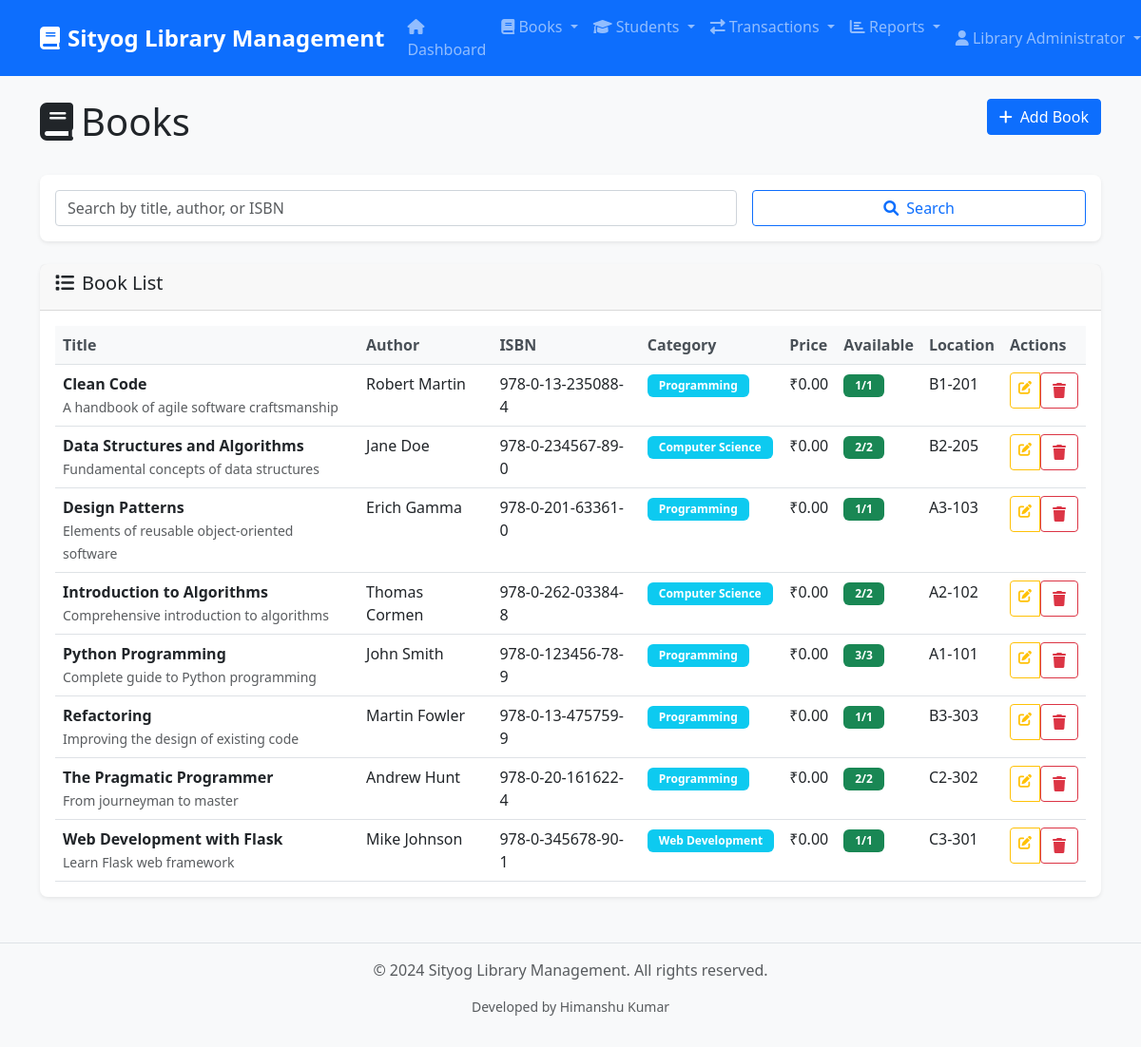
/books (signed in), run on the app's committed database.
### tables this page shows
CREATE TABLE books (
            id INTEGER PRIMARY KEY AUTOINCREMENT,
            title VARCHAR(200) NOT NULL,
            author VARCHAR(100) NOT NULL,
            isbn VARCHAR(20) UNIQUE NOT NULL,
            publisher VARCHAR(100),
            publication_year INTEGER,
            category VARCHAR(50),
            description TEXT,
            total_copies INTEGER DEFAULT 1,
            available_copies INTEGER DEFAULT 1,
            price REAL DEFAULT 0.0,
            location VARCHAR(50),
            added_date DATETIME DEFAULT CURRENT_TIMESTAMP,
            is_active BOOLEAN DEFAULT 1
        );

### simple_app.py (the view)
@app.route('/books')
@login_required
def books():
    db = get_db()
    search = request.args.get('search', '')
    query = 'SELECT * FROM books WHERE is_active = 1'
    params = []
    if search:
        query += ' AND (title LIKE ? OR author LIKE ? OR isbn LIKE ?)'
        params = [f'%{search}%', f'%{search}%', f'%{search}%']
    query += ' ORDER BY title'
    books = db.execute(query, params).fetchall()
    return render_template('books/list_simple.html', books=books, search=search)

### simple_app.py (called while the page is built, shortened)
def ensure_schema(conn):
    global _schema_checked
    if _schema_checked:
        return

def get_db():
    db = getattr(g, '_database', None)
    if db is None:
        db = g._database = sqlite3.connect(DATABASE)
        db.row_factory = sqlite3.Row
        ensure_schema(db)
    return db

@app.teardown_appcontext
def close_connection(exception):
    db = getattr(g, '_database', None)
    if db is not None:
        db.close()

def login_required(f):
    @wraps(f)
    def decorated_function(*args, **kwargs):
        if 'user_id' not in session:
            flash('Please log in to access this page.', 'danger')
            return redirect(url_for('login'))
        return f(*args, **kwargs)
    return decorated_function

### templates/books/list_simple.html (shortened to what this page needs)
{% extends "base.html" %}
{% block content %}
<div class="row mb-4">
    <div class="col-md-8">
        <h1><i class="fas fa-book me-2"></i>Books</h1>
    </div>
    <div class="col-md-4 text-end">
        {% if session.user_type == 'admin' %}
        <a href="{{ url_for('add_book') }}" class="btn btn-primary">
            <i class="fas fa-plus me-2"></i>Add Book
        </a>
        {% endif %}
    </div>
</div>
<div class="card mb-4">
    <div class="card-body">
        <form method="GET" class="row g-3">
            <div class="col-md-8">
                <input type="text" class="form-control" name="search"
                       value="{{ search }}" placeholder="Search by title, author, or ISBN">
            </div>
            <div class="col-md-4">
                <button type="submit" class="btn btn-outline-primary w-100">
                    <i class="fas fa-search me-2"></i>Search
                </button>
            </div>
        </form>
    </div>
</div>
<div class="card">
    <div class="card-header">
        <h5><i class="fas fa-list me-2"></i>Book List</h5>
    </div>
    <div class="card-body">
        {% if books %}
        <div class="table-responsive">
            <table class="table table-hover">
                <thead>
                    <tr>
                        <th>Title</th>
                        <th>Author</th>
                        <th>ISBN</th>
                        <th>Category</th>
                        <th>Price</th>
                        <th>Available</th>
                        <th>Location</th>
                        <th>Actions</th>
                    </tr>
                </thead>
                <tbody>
                    {% for book in books %}
                    <tr>
                        <td>
                            <strong>{{ book.title }}</strong>
                            {% if book.description %}
                            <br><small class="text-muted">{{ book.description[:100] }}{% if book.description|length > 100 %}...{% endif %}</small>
                            {% endif %}
                        </td>
                        <td>{{ book.author }}</td>
                        <td>{{ book.isbn }}</td>
                        <td>
                            {% if book.category %}
                            <span class="badge bg-info">{{ book.category }}</span>
                            {% else %}
                            <span class="text-muted">-</span>
                            {% endif %}
                        </td>
                        <td>₹{{ "%.2f"|format(book.price if book.price is not none else 0) }}</td>
                        <td>
                            <span class="badge {% if book.available_copies > 0 %}bg-success{% else %}bg-danger{% endif %}">
                                {{ book.available_copies }}/{{ book.total_copies }}
                            </span>
                        </td>
                        <td>{{ book.location or '-' }}</td>
                        <td>
                            <div class="btn-group btn-group-sm" role="group">
                                {% if session.user_type == 'admin' %}
                                <a href="{{ url_for('edit_book', book_id=book.id) }}"
                                   class="btn btn-outline-warning" title="Edit">
                                    <i class="fas fa-edit"></i>
                                </a>
                                <form method="POST" action="{{ url_for('delete_book', book_id=book.id) }}" style="display: inline;">
                                    <button type="submit" class="btn btn-outline-danger"
                                            onclick="return confirm('Are you sure you want to delete this book?')"
                                            title="Delete">
                                        <i class="fas fa-trash"></i>
                                    </button>
                                </form>
                                {% endif %}
                            </div>
                        </td>
                    </tr>
                    {% endfor %}
                </tbody>
            </table>
        </div>
        {% endif %}
    </div>
</div>
{% endblock %}

### static/css/style.css (style rules this page uses)
body { font-family: 'Segoe UI', Tahoma, Geneva, Verdana, sans-serif; background-color: #f8f9fa; }
.card { border: none; border-radius: 0.5rem; box-shadow: 0 0.125rem 0.25rem rgba(0, 0, 0, 0.075); transition: box-shadow 0.3s ease; }
.card-header { border-bottom: 1px solid rgba(0, 0, 0, 0.125); font-weight: 600; }
.table { margin-bottom: 0; }
.table th { border-top: none; font-weight: 600; color: #495057; background-color: #f8f9fa; }
.btn { border-radius: 0.25rem; font-weight: 500; transition: all 0.3s ease; }
.badge { font-size: 0.75rem; padding: 0.375rem 0.75rem; }
.form-control { border-radius: 0.25rem; border: 1px solid #ced4da; transition: border-color 0.3s ease, box-shadow 0.3s ease; }

### data on the page
books: title "Clean Code", description "A handbook of agile software craftsmanship", author "Robert Martin", isbn "978-0-13-235088-4", category "Programming", price "0.00", available_copies "1", total_copies "1", location "B1-201"
books: title "Data Structures and Algorithms", description "Fundamental concepts of data structures", author "Jane Doe", isbn "978-0-234567-89-0", category "Computer Science", price "0.00", available_copies "2", total_copies "2", location "B2-205"
books: title "Design Patterns", description "Elements of reusable object-oriented software", author "Erich Gamma", isbn "978-0-201-63361-0", category "Programming", price "0.00", available_copies "1", total_copies "1", location "A3-103"
books: title "Introduction to Algorithms", description "Comprehensive introduction to algorithms", author "Thomas Cormen", isbn "978-0-262-03384-8", category "Computer Science", price "0.00", available_copies "2", total_copies "2", location "A2-102"
books: title "Python Programming", description "Complete guide to Python programming", author "John Smith", isbn "978-0-123456-78-9", category "Programming", price "0.00", available_copies "3", total_copies "3", location "A1-101"
books: title "Refactoring", description "Improving the design of existing code", author "Martin Fowler", isbn "978-0-13-475759-9", category "Programming", price "0.00", available_copies "1", total_copies "1", location "B3-303"
books: title "The Pragmatic Programmer", description "From journeyman to master", author "Andrew Hunt", isbn "978-0-20-161622-4", category "Programming", price "0.00", available_copies "2", total_copies "2", location "C2-302"
books: title "Web Development with Flask", description "Learn Flask web framework", author "Mike Johnson", isbn "978-0-345678-90-1", category "Web Development", price "0.00", available_copies "1", total_copies "1", location "C3-301"

### other printed values
{{ session.full_name }} "Library Administrator"
